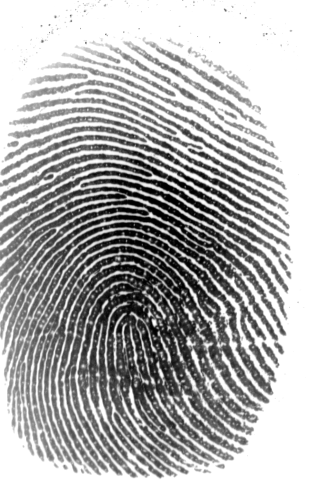
#> input picture data/raw/Scans/1_1 (13) L .bmp, 320 x 480 px
$ python -i mask_and_contour.py   (imports and definitions only)
#> lines starting #> are read from the running program, lines starting #| are printed output that depends on the picture; after the words box and inside, x2 and y2 are one past the last pixel; in counts of white or black regions, pixels touching at a corner belong together
#> further down, picture is the input picture: shape (480, 320); min 0, max 255, mean 175.1
### src/other/other.py


def find_contours_result(res):
    """

    Args:
        res: results of findContours function
    Function return contours and hierarchy

    Returns: contours, hierarchy

    """
    if len(res) == 2:
        return res[0], res[1]
    elif len(res) == 3:
        return res[1], res[2]
    else:
        return None

### src/processing/mask_and_contour.py
import cv2 as cv
import numpy as np
from skimage.filters.rank import enhance_contrast_percentile, entropy
from skimage.morphology import disk
from ..other.other import find_contours_result


# [54 lines left out: functions threshold_with_enhance, get_mask_enhance, not called in this run]


def threshold_with_entropy(im, ker_ksize=21, p=33):
    """
    Args:
        im: ndarray
            image
        ker_ksize: int
            kernel size
        p: int [0,...,100]
            lower percentiles
    Function creates mask of fingerprint image

    Returns: ndarray
    return mask of fingerprint image
    """
#> called with ker_ksize = 21, p = 33
    disk_ker = disk(ker_ksize)
    im_entropy = entropy(im, disk_ker)
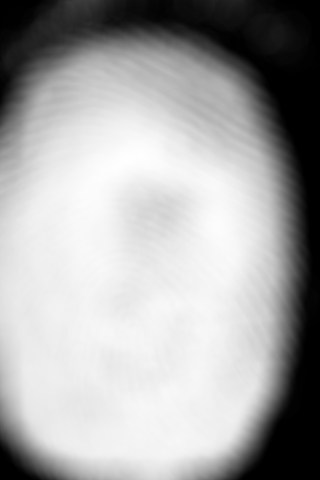
#> im_entropy: shape (480, 320) float64; min 0, max 7.78, mean 5.13; drawn with min black and max white

    perc0 = np.percentile(im_entropy, p)
#> perc0 = 4.99
    im_entropy[im_entropy < perc0] = 0
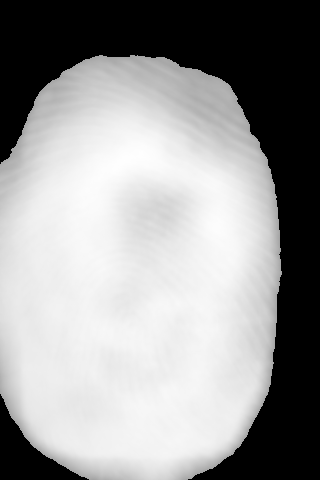
#> im_entropy: shape (480, 320) float64; min 0, max 7.78, mean 4.65; drawn with min black and max white

    thresh = cv.threshold(im_entropy, 0, 255, cv.THRESH_BINARY)[1]
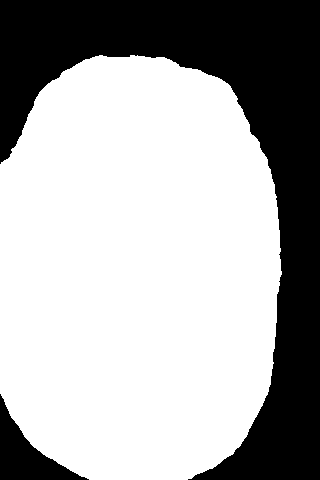
#> thresh: shape (480, 320) float64; 67% white; 2 black regions, box (x1, y1, x2, y2) and area: (0, 0, 320, 480) 47936, (0, 394, 89, 480) 2752
    thresh = thresh.astype(np.uint8)
#> thresh: shape (480, 320); 67% white; 2 black regions

    return thresh


def get_mask_entropy(im, ker_ksize=20, p=33, with_ench=True):
    """
    Args:
        im: ndarray
            image
        ker_ksize: int
            kernel size
        p: int [0,...,100]
            lower percentiles
        with_ench: bool
            use entropy or not
    Function creates mask of fingerprint image

    Returns: ndarray
    Mask of fingerprint image

    """
    if with_ench:
        thresh_im = threshold_with_entropy(im, ker_ksize=ker_ksize, p=p)
        res = cv.findContours(thresh_im, cv.RETR_EXTERNAL, cv.CHAIN_APPROX_NONE)
#> res = 1 contour; box (x1, y1, x2, y2) and area: (0, 55, 282, 480) 102350
    else:
        res = cv.findContours(im, cv.RETR_EXTERNAL, cv.CHAIN_APPROX_NONE)

    contours, hierarchy = find_contours_result(res)
#> contours has the same summary as res
    merge_contours = np.vstack(contours)
#> merge_contours = contour of 1122 points, box (x1, y1, x2, y2) (0, 55, 282, 480), area 102350

    hull = cv.convexHull(merge_contours)
#> hull = contour of 53 points, box (x1, y1, x2, y2) (0, 55, 282, 480), area 103246

    mask = np.zeros((im.shape[0], im.shape[1]), dtype=np.uint8)
    mask = cv.fillConvexPoly(mask, hull, 255)
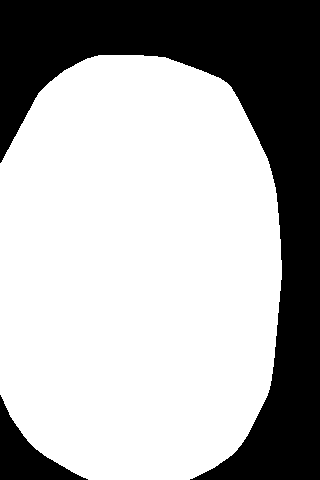
#> mask: shape (480, 320); 67.6% white; 2 black regions, box (x1, y1, x2, y2) and area: (0, 0, 320, 480) 47092, (0, 395, 88, 480) 2691

    return mask


def get_mask(im, ker_ksize=21, p_entropy=33, with_ench=True, with_entropy=True, p0=0.1, p1=.45):
    """

    Args:
        im: ndarray
            image
        ker_ksize: int
            kernel size
        p_entropy: int [0,...,100]
            percentiles for entropy mask
        with_ench: bool
            use enchance(entropy) or not
        with_entropy: bool
            use entropy or enchance
        p0: float [0,...,1] p0<p1
            lower percentile of enchanche mask
        p1: float [0,...,1] p0<p1
            upper percentile of enchanche mask

    Returns:

    """
    if with_entropy:
        mask = get_mask_entropy(im, ker_ksize=ker_ksize, p=p_entropy, with_ench=with_ench)
    else:
        mask = get_mask_enhance(im, ker_ksize=ker_ksize, p0=p0, p1=p1, with_ench=with_ench)

    return mask

>>> import cv2
>>> picture = cv2.imread('../../data/raw/Scans/1_1 (13) L .bmp', cv2.IMREAD_GRAYSCALE)
>>> result = get_mask(picture)
